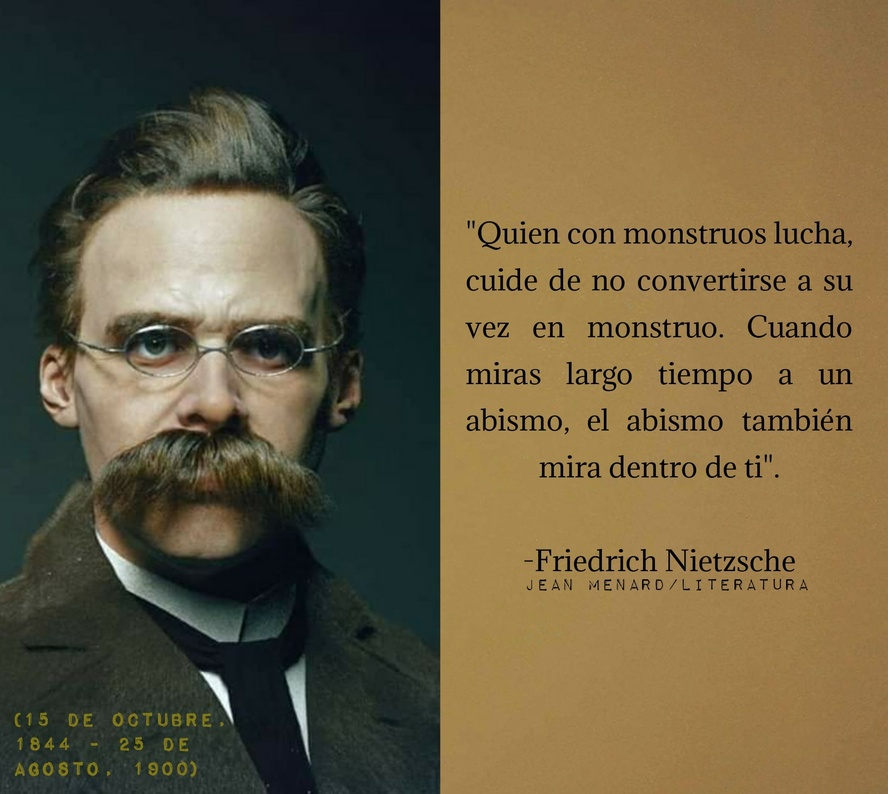
#> input picture Clase 10/niche.jpg, 888 x 794 px, shrunk from 1856 x 1660 before the run
$ python 08_imagen.py
#> lines starting #> are read from the running program, lines starting #| are printed output that depends on the picture
from PIL import Image, ImageFilter

img_original = Image.open('niche.jpg')
#> img_original is the input picture: PIL image 888x794 RGB; mean R, G, B 105.3, 92.8, 64.6

img_procesada = img_original.filter(ImageFilter.BoxBlur(11))
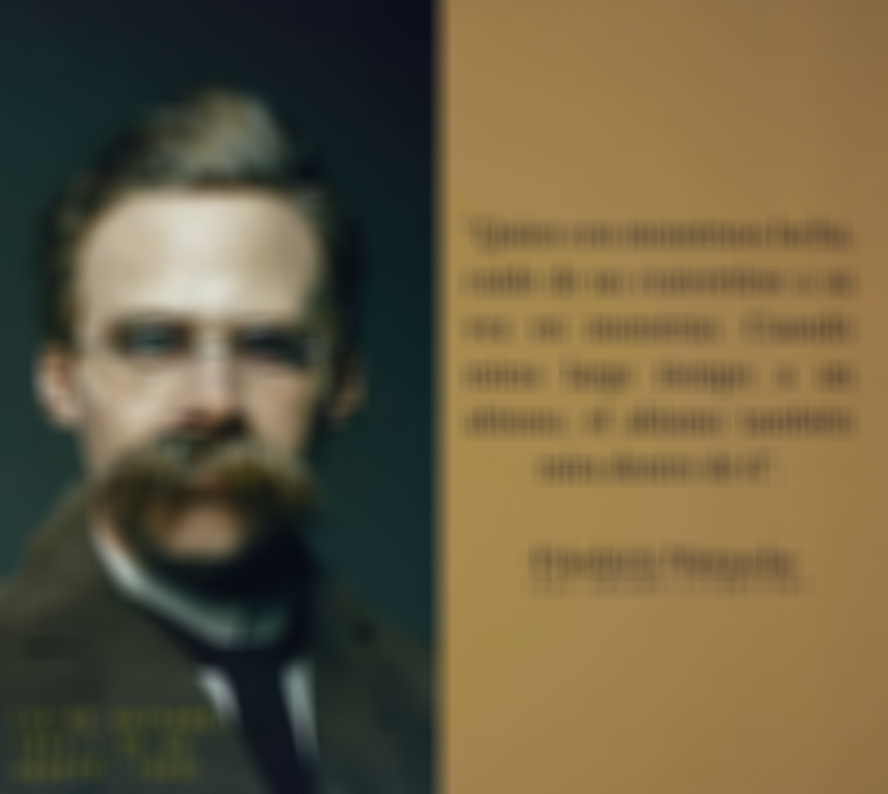
#> img_procesada: PIL image 888x794 RGB; mean R, G, B 105.3, 92.8, 64.6

img_procesada.save('niche_2.jpg')
